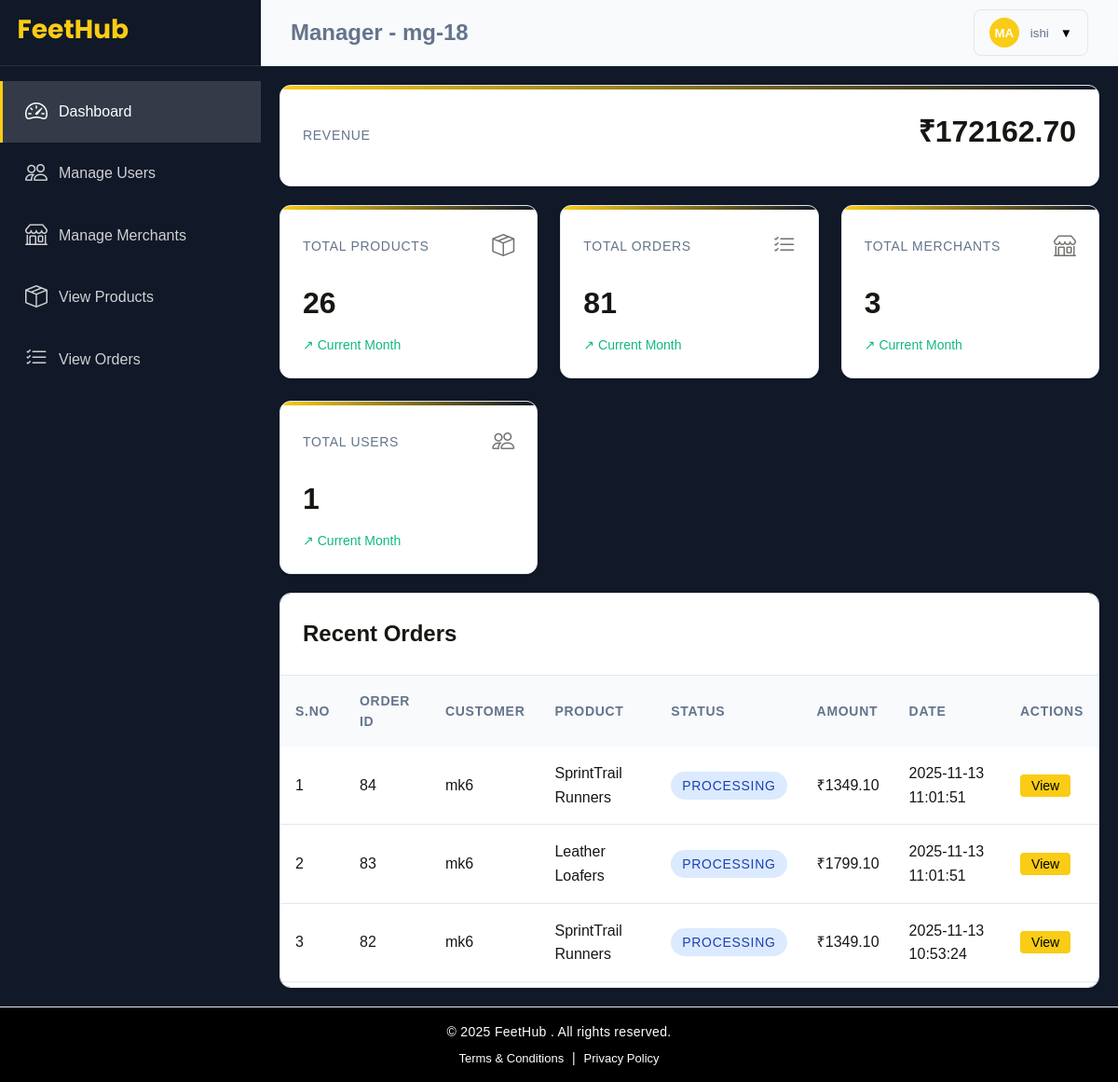
Screenshot of /sub-admin/sub-admin.php (signed in) with the database file from the repository.
### tables this page shows
CREATE TABLE `sub_admins` (
  `id` int(11) NOT NULL,
  `name` varchar(30) NOT NULL,
  `manager_id` varchar(50) DEFAULT NULL,
  `password` varchar(20) NOT NULL,
  `email_id` varchar(60) NOT NULL,
  `phone` varchar(15) NOT NULL,
  `status` enum('active','inactive') NOT NULL,
  `created_at` timestamp NOT NULL DEFAULT current_timestamp() ON UPDATE current_timestamp()
);

CREATE TABLE `orders` (
  `order_id` int(11) NOT NULL,
  `user_id` int(11) NOT NULL,
  `username` varchar(20) NOT NULL,
  `product_id` int(11) NOT NULL,
  `merchant_id` int(11) NOT NULL,
  `product_name` varchar(255) DEFAULT NULL,
  `quantity` int(11) DEFAULT 1,
  `total_amount` decimal(10,2) DEFAULT NULL,
  `payment_method` varchar(100) DEFAULT NULL,
  `order_date` timestamp NOT NULL DEFAULT current_timestamp()
);

### sub-admin/sub-admin.php (the view, shortened to what this page needs)
<?php
include_once('../config/config.php');
?>
<!DOCTYPE html>
<html lang="en">
<head>
    <link rel="stylesheet" href="../css/admin-dashboard.css">
    <link rel="stylesheet" href="https://cdn.jsdelivr.net/npm/bootstrap-icons@1.13.1/font/bootstrap-icons.min.css">
</head>
<body>
    <div class="dashboard-container">
        <nav class="sidebar" id="sidebar">
            <div class="sidebar-header">
                <a href="#"><img src="../assests/images/home/logo.svg" alt="logo"></a>
            </div>
            <div class="sidebar-nav">
                <a href="#dashboard" class="nav-item active" data-section="dashboard">
                    <span class="nav-item-icon"><i class="bi bi-speedometer2 i"></i></span>
                    <span class="nav-item-label">Dashboard</span>
                </a>
                <a href="#users" class="nav-item" data-section="users">
                    <span class="nav-item-icon"><i class="bi bi-people"></i></span>
                    <span class="nav-item-label">Manage Users</span>
                </a>
                <a href="#merchants" class="nav-item" data-section="merchants">
                    <span class="nav-item-icon"><i class="bi bi-shop"></i></span>
                    <span class="nav-item-label">Manage Merchants</span>
                </a>
                <a href="#products" class="nav-item" data-section="products">
                    <span class="nav-item-icon"><i class="bi bi-box-seam"></i></span>
                    <span class="nav-item-label">View Products</span>
                </a>
                <a href="#orders" class="nav-item" data-section="orders">
                    <span class="nav-item-icon"><i class="bi bi-list-check"></i></span>
                    <span class="nav-item-label">View Orders</span>
                </a>
            </div>
        </nav>
        <main class="main-content">
            <header class="top-navbar">
                <?php
                if (isset($_SESSION['manager_id'])) {
                    $manager_id = $_SESSION['manager_id'];
                }
                $query = "SELECT * FROM sub_admins WHERE `manager_id`= '$manager_id'";
                $result = mysqli_query($connect, $query);
                if ($result) {
                    $row = mysqli_fetch_array($result);
                    $manager_id = $row['manager_id'];
                    $manager_name = $row['name'];
                }
                ?>
                <div class="navbar-left">
                    <h2 class="page-title">Manager - <?= $manager_id; ?> </h2>
                </div>
                <div class="navbar-right">
                    <div class="profile-dropdown">
                        <button class="profile-btn" id="profileBtn">
                            <div class="profile-avatar">MA</div>
                            <span class="profile-name"><?= $manager_name; ?></span>
                            <span>▼</span>
                        </button>
                    </div>
                </div>
            </header>
            <div class="content">
                <div class="content-section active" id="dashboard">
                    <div class="stat-card revenue-card">
                        <div class="header">
                            <span class="stat-title">Revenue</span>
                        </div>
                        <?php
                        $query = "SELECT SUM(total_amount) AS total_revenue FROM orders";
                        $result = mysqli_query($connect, $query);
                        $row = mysqli_fetch_assoc($result);
                        $total_products = $row['total_revenue'];
                        ?>
                        <div class="stat-value">₹<?= $total_products; ?></div>
                    </div>
                    <div class="stats-grid">
                        <div class="stat-card">
                            <div class="stat-header">
                                <span class="stat-title">Total Products</span>
                                <span class="stat-icon"><i class="bi bi-box-seam"></i></span>
                            </div>
                            <?php
                            $query = "SELECT COUNT(*) AS total_products FROM products";
                            $result = mysqli_query($connect, $query);
                            $row = mysqli_fetch_assoc($result);
                            $total_products = $row['total_products'];
                            ?>
                            <div class="stat-value"><?= $total_products; ?></div>
                            <div class="stat-change positive">
                                <span>↗</span>
                                <span>Current Month</span>
                            </div>
                        </div>
                        <div class="stat-card">
                            <div class="stat-header">
                                <span class="stat-title">Total Orders</span>
                                <span class="stat-icon"><i class="bi bi-list-check"></i></span>
                            </div>
                            <?php
                            $query = "SELECT COUNT(*) AS total_orders FROM orders";
                            $result = mysqli_query($connect, $query);
                            $row = mysqli_fetch_assoc($result);
                            $total_orders = $row['total_orders'];
                            ?>
                            <div class="stat-value"><?= $total_orders; ?></div>
                            <div class="stat-change positive">
                                <span>↗</span>
                                <span>Current Month</span>
                            </div>
                        </div>
                        <div class="stat-card">
                            <div class="stat-header">
                                <span class="stat-title">Total Merchants</span>
                                <span class="stat-icon"><i class="bi bi-shop"></i></span>
                            </div>
                            <?php
                            $query = "SELECT COUNT(*) AS total_merchants FROM user_details WHERE role = 'merchant';";
                            $result = mysqli_query($connect, $query);
                            $row = mysqli_fetch_assoc($result);
                            $total_merchants = $row['total_merchants'];
                            ?>
                            <div class="stat-value"><?= $total_merchants; ?></div>
                            <div class="stat-change positive">
                                <span>↗</span>
                                <span>Current Month</span>
                            </div>
                        </div>
                        <div class="stat-card">
                            <div class="stat-header">
                                <span class="stat-title">Total Users</span>
                                <span class="stat-icon"><i class="bi bi-people"></i></span>
                            </div>
                            <?php
                            $query = "SELECT COUNT(*) AS total_customers FROM user_details WHERE role = 'customer';";
                            $result = mysqli_query($connect, $query);
                            $row = mysqli_fetch_assoc($result);
                            $total_customers = $row['total_customers'];
                            ?>
                            <div class="stat-value"><?= $total_customers; ?></div>
                            <div class="stat-change positive">
                                <span>↗</span>
                                <span>Current Month</span>
                            </div>
                        </div>
                    </div>
                    <div class="recent-orders">
                        <div class="section-header">
                            <h3 class="section-title">Recent Orders</h3>
                        </div>
                        <div class="table-container">
                            <table class="orders-table">
                                <thead>
                                    <tr>
                                        <th>S.no</th>
                                        <th>Order ID</th>
                                        <th>Customer</th>
                                        <th>Product</th>
                                        <th>Status</th>
                                        <th>Amount</th>
                                        <th>Date</th>
                                        <th>Actions</th>
                                    </tr>
                                </thead>
                                <tbody>
                                    <?php
                                    $query = "SELECT * FROM orders ORDER BY order_id DESC LIMIT 4";
                                    $result = mysqli_query($connect, $query);
                                    if (mysqli_num_rows($result) > 0) {
                                        $rowid = 1;
                                        while ($row = mysqli_fetch_array($result)) {
                                            $order_id = $row['order_id'];
                                            $username = $row['username'];
                                            $productname = $row['product_name'];
                                            $tolamt = $row['total_amount'];
                                            $orderdate = $row['order_date'];
                                            ?>
                                            <tr>
                                                <td><?= $rowid; ?></td>
                                                <td><?= $order_id; ?></td>
                                                <td><?= $username; ?></td>
                                                <td><?= $productname; ?></td>
                                                <td><span class="order-status processing">Processing</span></td>
                                                <td>₹<?= $tolamt; ?></td>
                                                <td><?= $orderdate; ?></td>
                                                <td>
                                                    <a href="./flows/view.php?recentorder_id=<?= $order_id; ?>"
                                                        class="btn-view">View</a>
                                                </td>
                                            </tr>
                                            <?php
                                            $rowid++;
                                        }
                                    } else {
                                        ?>
                                        <tr>
                                            <td colspan="6">no data found!</td>
                                        </tr>
                                    <?php }
                                    ?>
                                </tbody>
                            </table>
                        </div>
                    </div>
                </div>
        </main>
    </div>
    <footer class="footer">
        <p>© 2025 <span>FeetHub</span> . All rights reserved.</p>
        <div class="footer-links">
            <a href="#">Terms & Conditions</a>
            <span>|</span>
            <a href="#">Privacy Policy</a>
        </div>
    </footer>
</body>
</html>

### rows the page displays
sub_admins: manager "mg-18", name "ishi"
orders: order_id "84", username "mk6", product_name "SprintTrail Runners", total_amount "1349.10", order_date "2025-11-13 11:01:51"
orders: order_id "83", username "mk6", product_name "Leather Loafers", total_amount "1799.10", order_date "2025-11-13 11:01:51"
orders: order_id "82", username "mk6", product_name "SprintTrail Runners", total_amount "1349.10", order_date "2025-11-13 10:53:24"

### other values shown
$total_products "172162.70"
$total_products "26"
$total_orders "81"
$total_merchants "3"
$total_customers "1"
